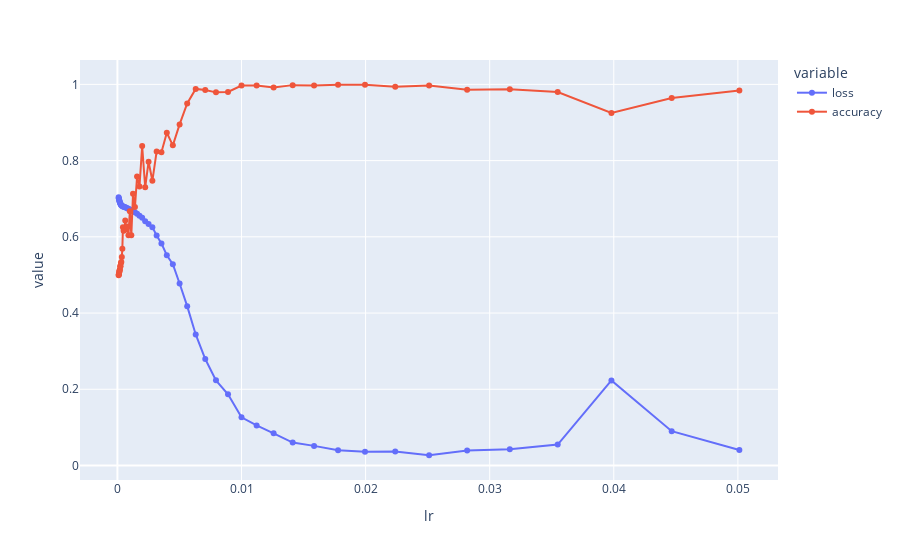

Write notebook code for a chart like this one.
### Code cell
px.line(df_hystory, x= "lr", y=["loss","accuracy"],markers=True)
